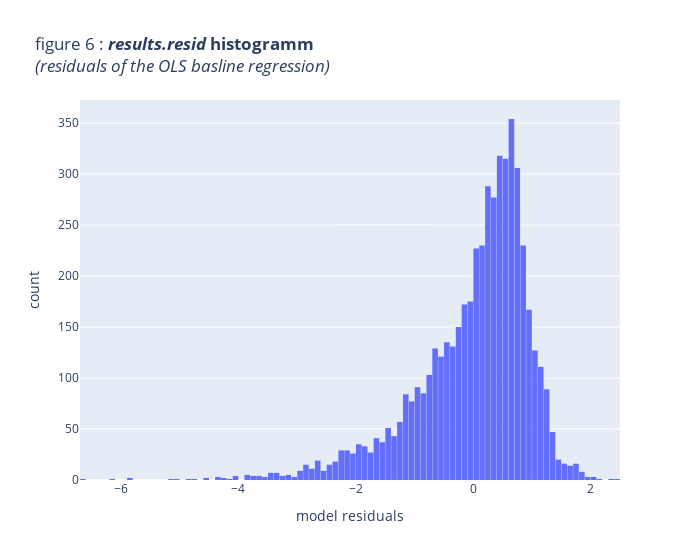

The code cell stored with this chart in its notebook:
### Markdown cell above
Let's take a closer look at the residuals of our naive model,

### Code cell
figure_6 = px.histogram(
    data_frame=residuals,
    x=0,
    title="figure 6 : <b><i>results.resid</i> histogramm</b><br><i>(residuals of the OLS basline regression)</i>",
    width=700,
    labels={
        "0": "model residuals",
    },
)

figure_6.update_layout(
    bargap=0.05,
)

### Figure 1 — Plotly figure (JSON) as saved in the notebook; plotly's stock layout.template omitted (floating-point values rounded to 4 significant figures; data arrays with more than 128 entries replaced by an {"elided": "..."} marker saying what was removed)
{"data": [{"alignmentgroup": "True", "bingroup": "x", "hovertemplate": "model residuals=%{x}<br>count=%{y}<extra></extra>", "legendgroup": "", "marker": {"color": "#636efa", "pattern": {"shape": ""}}, "name": "", "offsetgroup": "", "orientation": "v", "showlegend": false, "type": "histogram", "x": {"elided": "5188 float values"}, "xaxis": "x", "yaxis": "y"}], "layout": {"bargap": 0.05, "barmode": "relative", "legend": {"tracegroupgap": 0}, "title": {"text": "figure 6 : <b><i>results.resid</i> histogramm</b><br><i>(residuals of the OLS basline regression)</i>"}, "width": 700, "xaxis": {"anchor": "y", "domain": [0, 1], "title": {"text": "model residuals"}}, "yaxis": {"anchor": "x", "domain": [0, 1], "title": {"text": "count"}}}}
